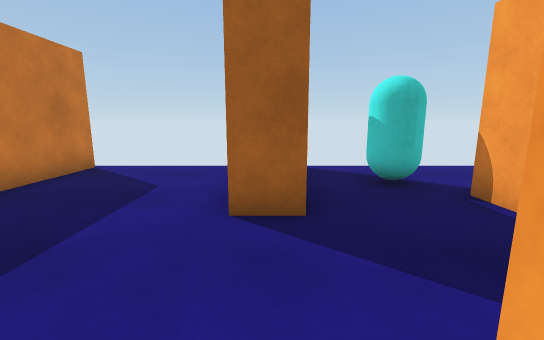
View 1 (above)

22 first-person views from a walk through a 3-D level made in the Unity game engine. The camera is 1.2 m above the floor, tilts 10° down and sees 90° across. The floor is counted in squares, 1 m on a side. Each view is taken from the middle of a square. On the plan, view 1 faces up. The plan holds only what a view shows up to about 13 squares ahead; the rest is blank. The player is left out.

View 2
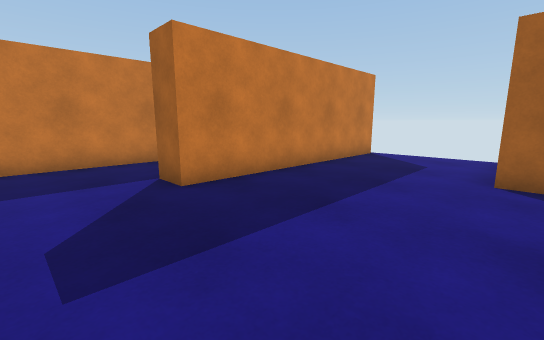

View 3
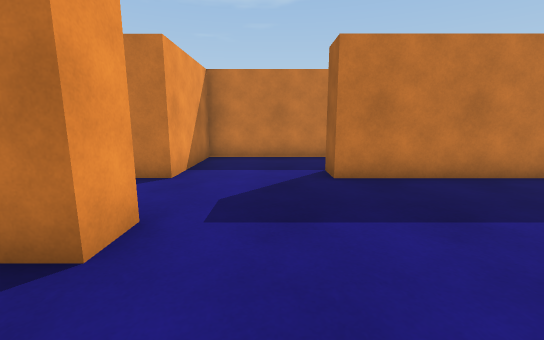

View 4
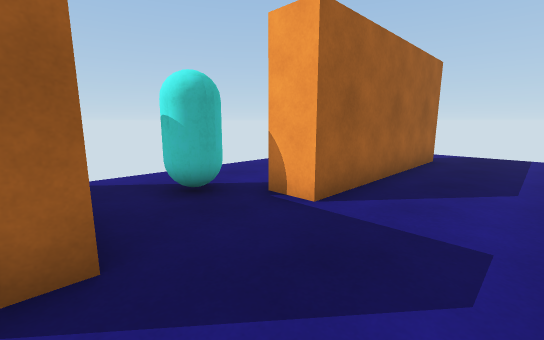

View 5
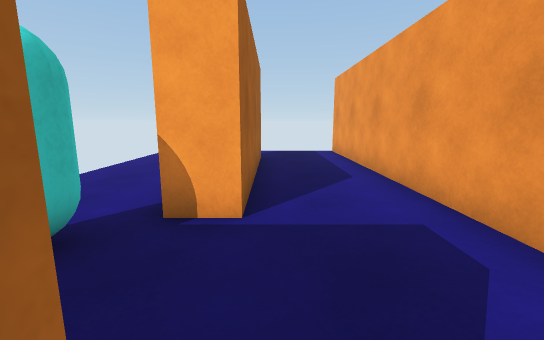

View 6
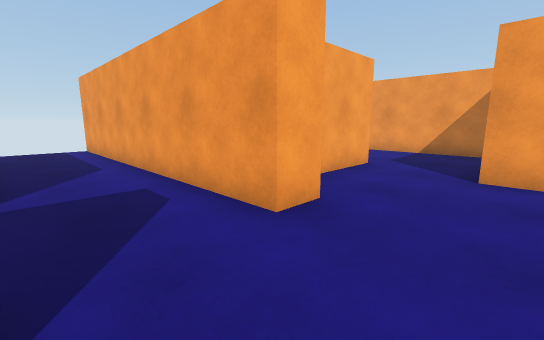

View 7
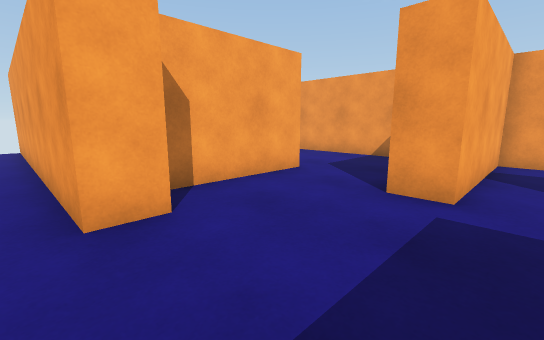

View 8
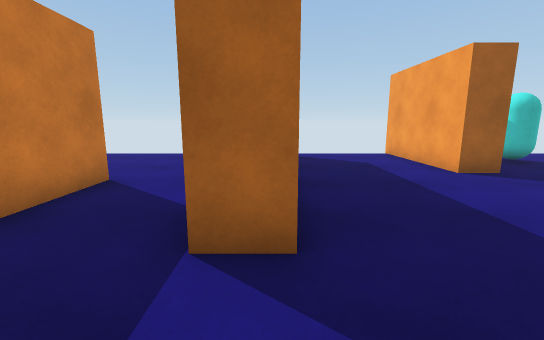

View 9
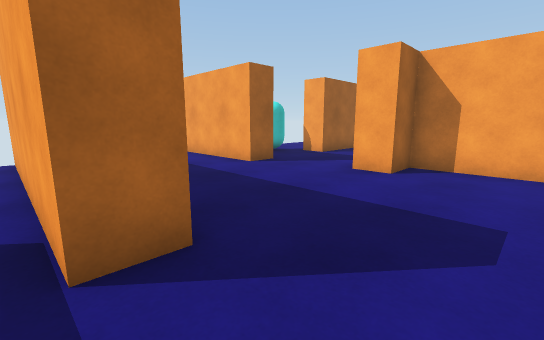

View 10
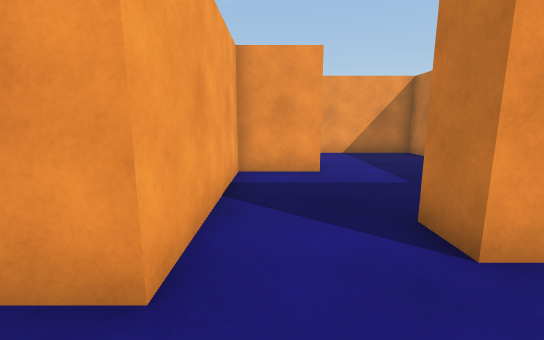

View 11
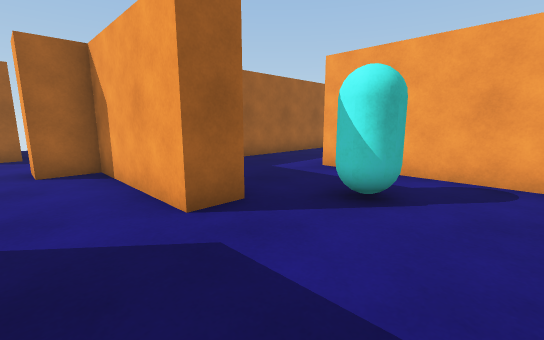

View 12
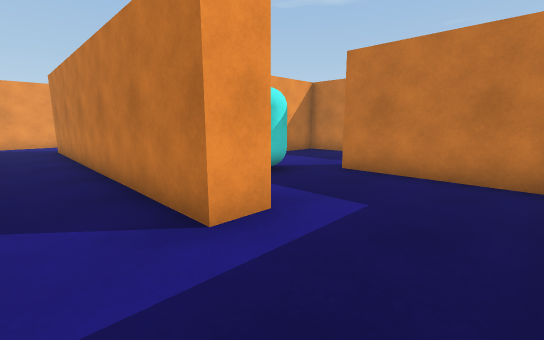

View 13
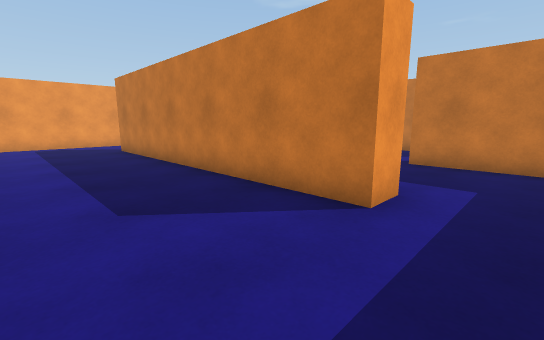

View 14
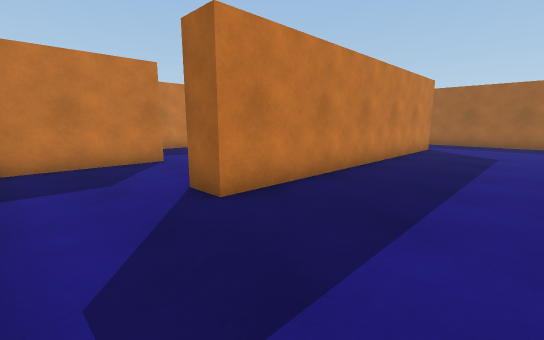

View 15
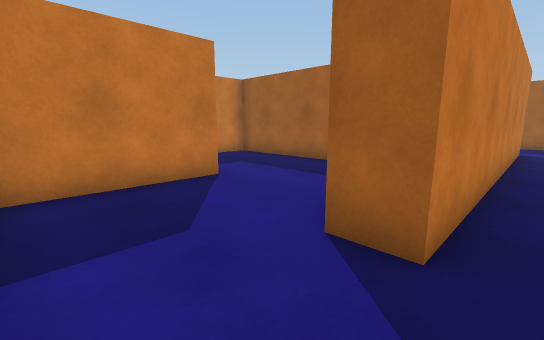

View 16
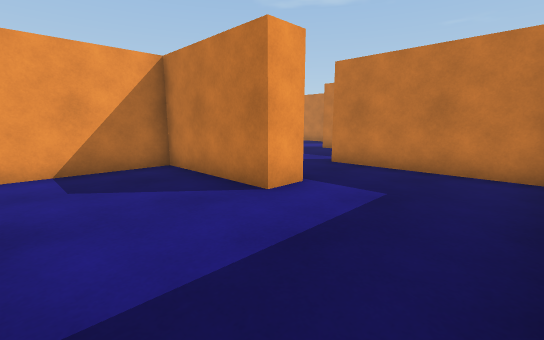

View 17
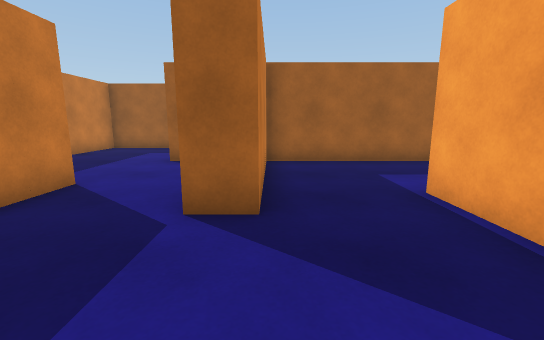

View 18
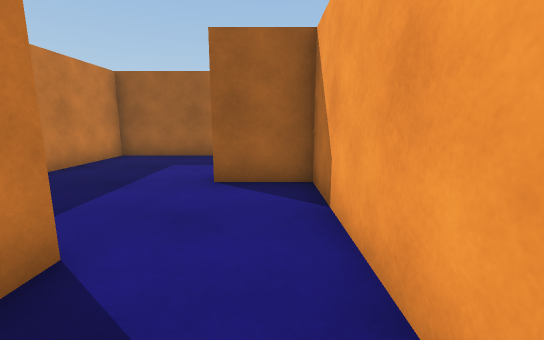

View 19
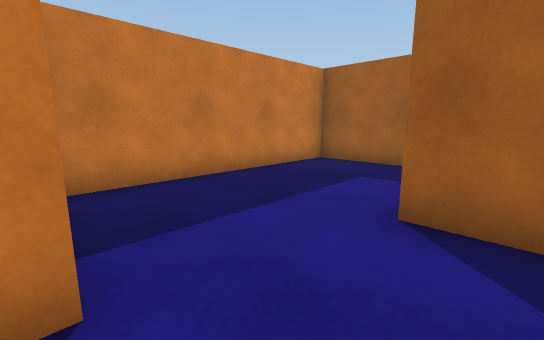

View 20
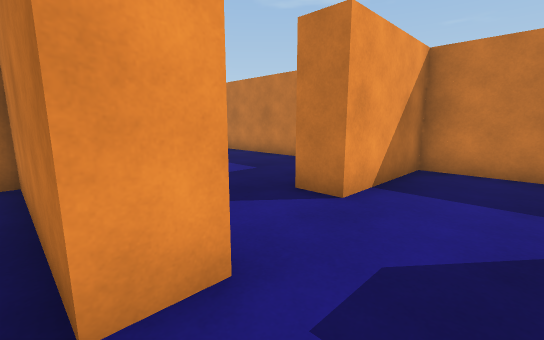

View 21
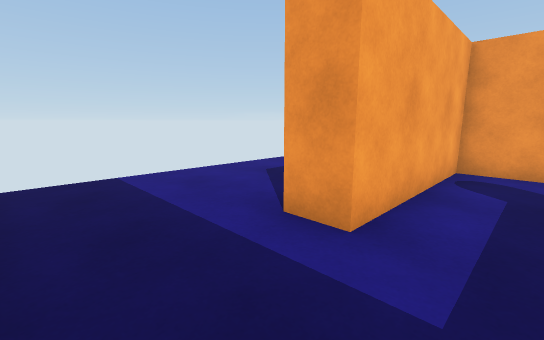

View 22
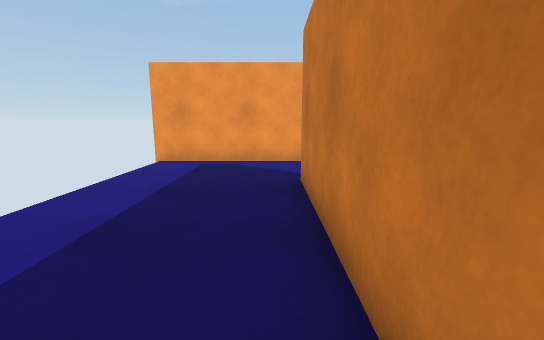

### Floor plan
Ten units are one square. View 1 is at (0, 0); x grows to the right and y downward. Boxes are objects, and circles mark ways between rooms. Rooms are numbered by the first view taken in them; rooms with no view inside come last. Other rooms are left out.
<svg viewBox="-89 -81 210 276">
<path fill="none" stroke="#000" d="M5 -34 -6 -34 -6 -76M-22 36 -12 36 -12 46M17 47 17 7 4 7 4 -5 115 -5M-49 -72 -49 7 -58 7 -58 -25M-84 -28 -84 42 -49 42M95 -34 33 -34 33 -45M40 96 -12 96 -12 136M17 134 27 134 27 174 116 174M27 9 27 47 17 47M-12 46 -12 86 64 86 64 36 74 36 74 146 64 146M110 7 60 7M17 155 17 134M-12 136 -12 146 -22 146M-49 169 -49 175M-42 86 -22 86 -22 36M-51 52 -84 52 -84 128 -49 128 -49 142M-49 42 -49 52M-22 146 -22 96 -42 96"/>
<rect x="35" y="55" width="10" height="10" fill="#bbb"><title>cyan capsule</title></rect>
<circle cx="5" cy="40" r="3" fill="#2a7"/>
<circle cx="-35" cy="45" r="3" fill="#2a7"/>
<circle cx="5" cy="140" r="3" fill="#2a7"/>
<circle cx="-35" cy="135" r="3" fill="#2a7"/>
<text x="0" y="-10">1</text>
<text x="60" y="80">2</text>
<text x="10" y="190">3</text>
<text x="-50" y="90">4</text>
</svg>
Room 1 opens to room 2. Room 1 opens to room 4. Room 2 opens to room 3. Room 3 opens to room 4.

Where each view was taken, in squares from view 1:
view 1: 0 up, 0 right, facing up
view 2: 3 down, 0 right, facing up-left
view 3: 2 down, 1 right, facing left
view 4: 1 up, 0 right, facing up-right
view 5: 3 up, 0 right, facing right
view 6: 3 up, 2 left, facing down-right
view 7: 1 up, 3 left, facing down-right
view 8: 3 down, 5 left, facing up
view 9: 3 down, 6 left, facing up-right
view 10: 2 down, 3 left, facing down
view 11: 8 down, 0 right, facing up-right
view 12: 1 down, 9 right, facing down-left
view 13: 2 down, 11 right, facing down-left
view 14: 17 down, 11 right, facing up-left
view 15: 17 down, 8 right, facing up-left
view 16: 10 down, 6 right, facing down-left
view 17: 18 down, 1 left, facing up
view 18: 15 down, 3 left, facing up
view 19: 13 down, 3 left, facing up-left
view 20: 2 down, 1 left, facing down-left
view 21: 1 down, 5 right, facing down-right
view 22: 9 down, 8 right, facing down
